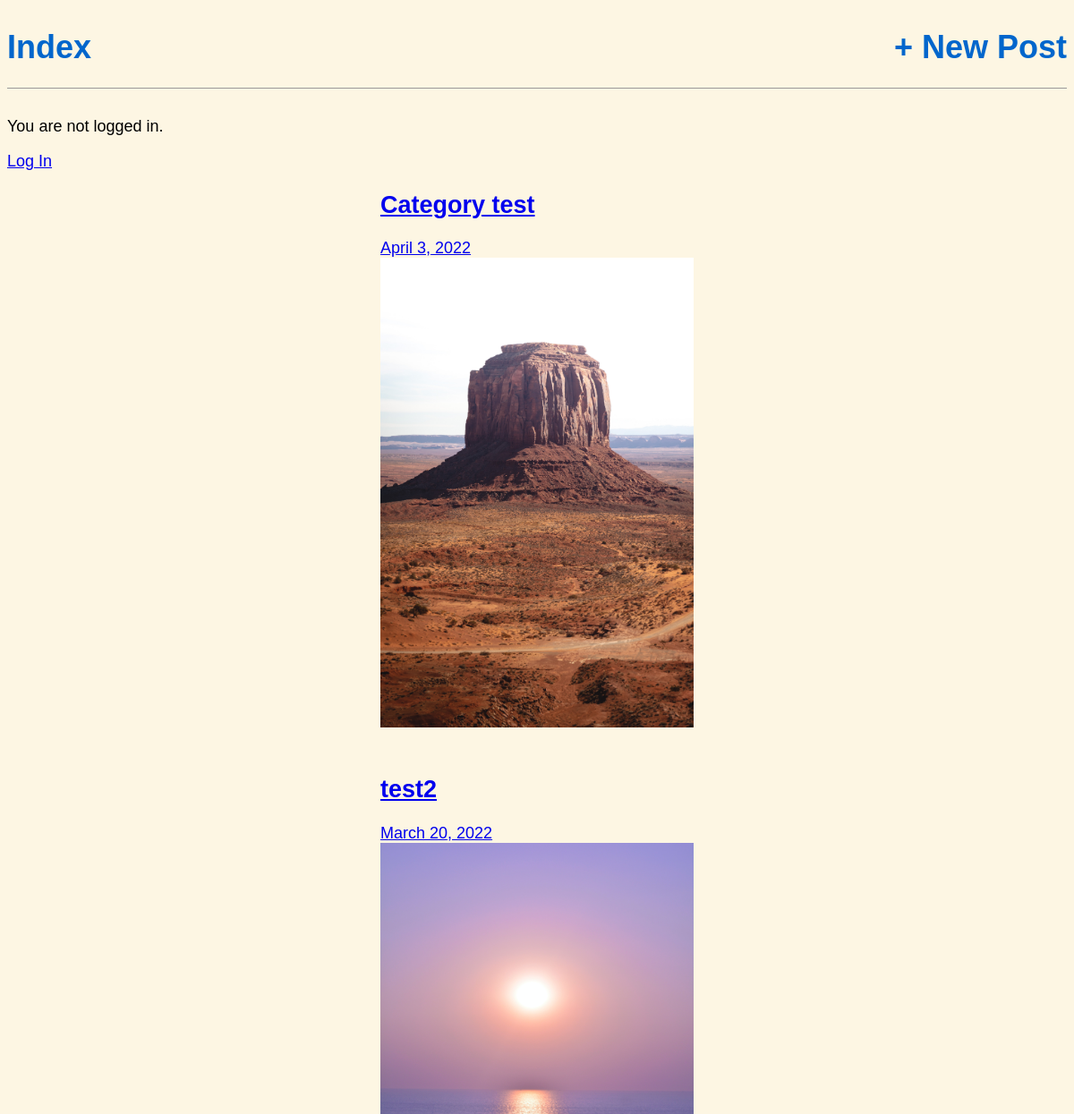
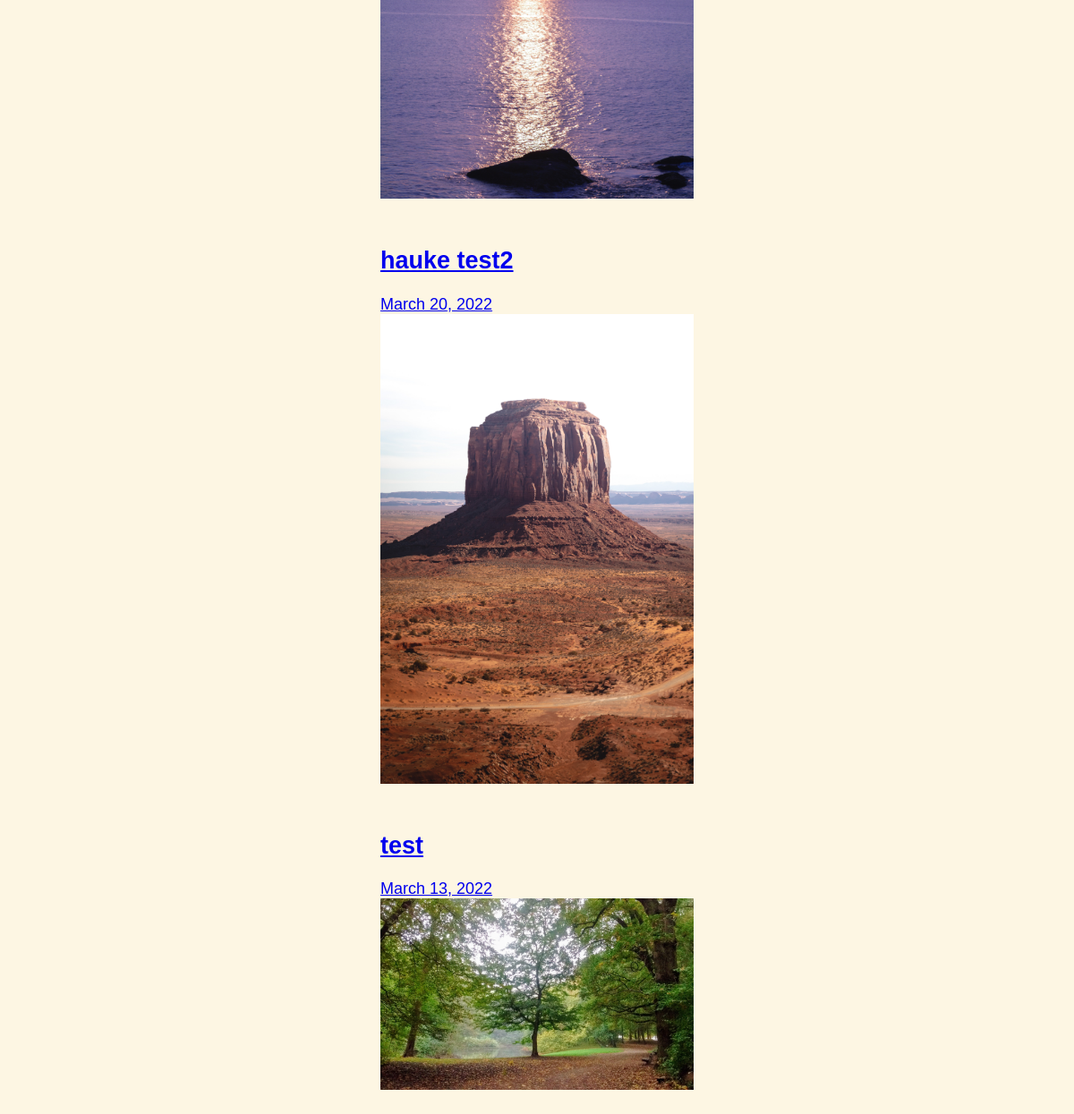
The page / on the database its author committed (2 pictures, top to bottom).
### posts/models.py (models this page shows, shortened)
class Post(models.Model):
    title = models.CharField(max_length=250)
    date = models.DateField(auto_now_add=True)
    author = models.CharField(max_length=250)
    text = models.TextField()
    image = models.ImageField(upload_to="images/")
    category = models.ForeignKey(
        "Category", on_delete=models.CASCADE, null=True, blank=True
    )
    def __str__(self):
        return self.title

### posts/views.py (the view)
# urls.py: path('', index, name='index'),
def index(request):
    context = get_list_or_404(Post.objects.all().order_by("-date"))
    return render(request, "index.html", {"context": context})

### templates/index.html
{% extends 'base.html' %}
{% block content %}
{% for post in context %}
<div class="post-entry center">
  <a href="{% url 'post_detail' post.pk %}">
    <div>
      <h2>{{post}}</h2>
      <p>{{ post.date }}</p>
    </div>
    <img src="{{post.image.url}}" width="350">
  </a>
</div>
{% endfor %}
{% endblock content %}

### static/css/base.css (style rules this page uses)
body { font-family: 'Source Sans Pro', sans-serif; font-size: 18px; }
html { background-color: #fdf6e3; }
.post-entry { margin-bottom: 2rem; }
.post-entry p { margin: 0; font-weight: 400; }
.center { display: flex; justify-content: center; }

### rows shown on the page
Post: title "Category test", date "April 3, 2022", image (picture)
Post: title "test2", date "March 20, 2022", image (picture)
Post: title "hauke test2", date "March 20, 2022", image (picture)
Post: title "test", date "March 13, 2022", image (picture)
